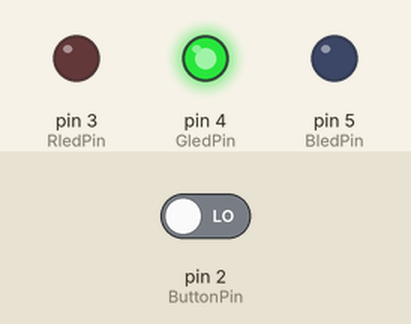
Bench run of a sketch on a simulated Arduino Uno, built with avr-gcc and run on an emulated ATmega328P. On the bench: output pins drawn as LEDs (lit = HIGH). The inputs (shaded band) are chosen by the test bench; at power-on: pin 2 (ButtonPin) LOW.

Above: at 1.2 s.
1.3 s: pin 2 (ButtonPin) driven HIGH
At 2.7 s:
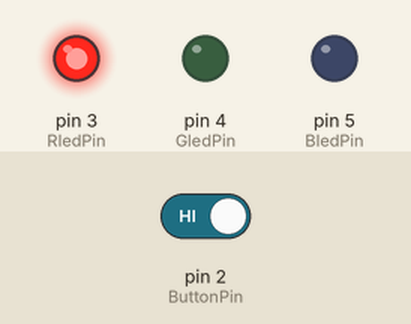
At 3.4 s:
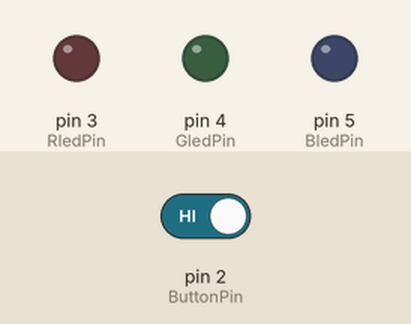
Timing chart, 0 to 16.3 s (numbered marks = the images above; inputs shaded):
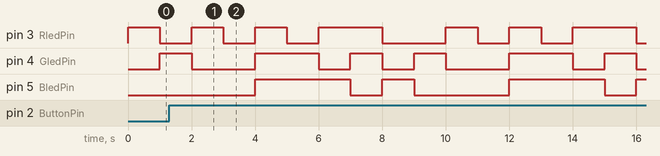

The sketch:

10-8.ino
```cpp
/*
  RGB LED Controller with Button
  Controls an RGB LED with a button to change colors and direction
*/

const int ButtonPin = 2;
const int RledPin = 3;
const int GledPin = 4;
const int BledPin = 5;

int ledcolor = 0;
int buttonState = 0;
bool ButtonPressed = false;
const long interval = 1000;
bool ledColorOrder = true;  // true = forward, false = backward

unsigned long previousMillis = 0;

void setup() {
  pinMode(ButtonPin, INPUT);

  // initialize digital pins as output
  pinMode(RledPin, OUTPUT);
  pinMode(GledPin, OUTPUT);
  pinMode(BledPin, OUTPUT);
}

void loop() {
  buttonState = digitalRead(ButtonPin);

  // Button press detection with debouncing
  if(buttonState == HIGH && !ButtonPressed){
    ledColorOrder = !ledColorOrder;  // Toggle direction
    ButtonPressed = true;
  }

  if(buttonState == LOW && ButtonPressed){
    ButtonPressed = false;
  }

  // Timer-based color changing
  unsigned long currentMillis = millis();
  if (currentMillis - previousMillis >= interval){
    previousMillis = currentMillis;

    if(ledColorOrder == true){  // Forward direction
      ledcolor = ledcolor + 1;
      if(ledcolor > 7) {
        ledcolor = 0;
      }
    } else {  // Backward direction
      ledcolor = ledcolor - 1;
      if(ledcolor < 0) {
        ledcolor = 7;
      }
    }
  }

  // Set LED colors based on current color state
  switch(ledcolor) {
    case 0: // Red
      digitalWrite(RledPin, HIGH);
      digitalWrite(GledPin, LOW);
      digitalWrite(BledPin, LOW);
      break;
    case 1: // Green
      digitalWrite(RledPin, LOW);
      digitalWrite(GledPin, HIGH);
      digitalWrite(BledPin, LOW);
      break;
    case 2: // Blue
      digitalWrite(RledPin, LOW);
      digitalWrite(GledPin, LOW);
      digitalWrite(BledPin, HIGH);
      break;
    case 3: // Yellow (Red + Green)
      digitalWrite(RledPin, HIGH);
      digitalWrite(GledPin, HIGH);
      digitalWrite(BledPin, LOW);
      break;
    case 4: // Magenta (Red + Blue)
      digitalWrite(RledPin, HIGH);
      digitalWrite(GledPin, LOW);
      digitalWrite(BledPin, HIGH);
      break;
    case 5: // Cyan (Green + Blue)
      digitalWrite(RledPin, LOW);
      digitalWrite(GledPin, HIGH);
      digitalWrite(BledPin, HIGH);
      break;
    case 6: // White (All colors)
      digitalWrite(RledPin, HIGH);
      digitalWrite(GledPin, HIGH);
      digitalWrite(BledPin, HIGH);
      break;
    case 7: // Off
      digitalWrite(RledPin, LOW);
      digitalWrite(GledPin, LOW);
      digitalWrite(BledPin, LOW);
      break;
  }
}
```
